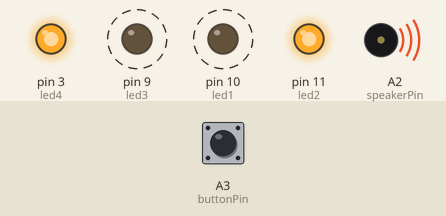
This sketch was run on a simulated Arduino Uno, built with avr-gcc and run on an emulated ATmega328P. Shown: output pins drawn as LEDs (lit = HIGH), buzzer (waves = sounding). Dashed ring = blinking. The test bench sets the inputs (shaded band); at power-on: A3 (buttonPin) HIGH.

Above: at 1.2 s.
1.3 s: A3 (buttonPin) pulled LOW for 0.3 s
At 2.9 s:
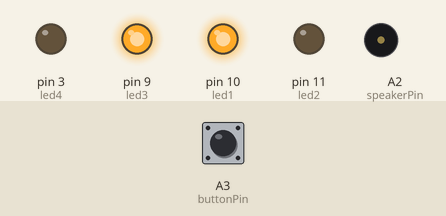
3.3 s: A3 (buttonPin) pulled LOW for 1 s
At 5.18 s:
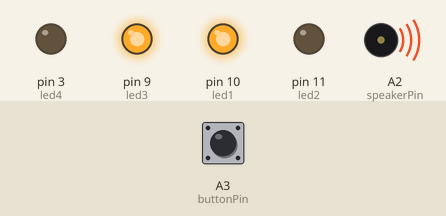
6.3 s: A3 (buttonPin) pulled LOW for 3.2 s
At 10.1 s:
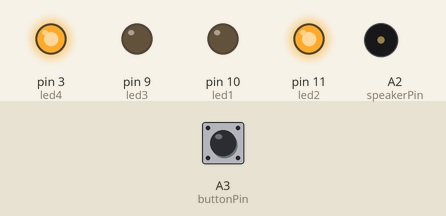
Timing chart, 0 to 11.6 s (numbered marks = the images above; inputs shaded):
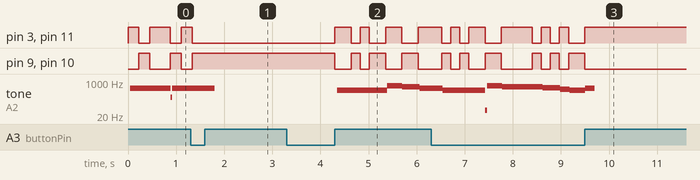

Measured:
- after the input at 1.3 s, pin 3 (led4), pin 11 (led2): goes on until 1.3 s, then stays LOW; pin 9 (led3), pin 10 (led1): goes on until 1.3 s, then stays HIGH
- after the input at 3.3 s, pin 3 (led4): goes HIGH 0.34 s, LOW 0.19 s, HIGH 0.19 s, LOW 0.34 s, HIGH 0.34 s, LOW 0.34 s, then HIGH, starting after 1.0 s; pin 9 (led3): goes LOW 0.34 s, HIGH 0.19 s, LOW 0.19 s, HIGH 0.34 s, LOW 0.34 s, HIGH 0.34 s, then LOW, starting after 1.0 s
- by itself, pin 9 (led3), pin 10 (led1): alternates HIGH for 0.23 s and LOW for 0.43 s

The sketch:

Christmas_Jumper.ino
```cpp
// (licence header left out)
// Variables to store the pin numbers
int speakerPin = A2;
int buttonPin = A3;
int led1 = 10;
int led2 = 11;
int led3 = 9;
int led4 = 3;

int buttonState = LOW;
boolean buttonClear = true;
int songChoice = 0;
int ledPattern = true;

/* Smaller value -> all tunes play faster; bigger -> slower. Recommend you don't change this, but
instead use playTune() to pass different beatLength values to parseTune() for different songs */
const int beatLength = 50;

// Generate a tone by passing a square wave of a certain period to the buzzer
void playTone(int tone, int duration) {
  for (long i = 0; i < duration * 1000L; i += tone * 2) {
    digitalWrite(speakerPin, HIGH);
    delayMicroseconds(tone);
    digitalWrite(speakerPin, LOW);
    delayMicroseconds(tone);
  }
}

/* This works out what period, in microseconds, to use for the square wave for a given note. To calculate these,
p = ((1 / freq) * 1,000,000) / 2. We divide by 2 because the signal will be HIGH for p microseconds and then LOW
for p microseconds. Frequencies for the notes obtained from http://www.phy.mtu.edu/~suits/notefreqs.html
The range defined below covers 2 octaves from C4 (middle C, or 261.63Hz) to B5 (987.77Hz). Feel free to modify. */
void playNote(char note, int duration, boolean sharp) {
  char names[] = { 'c', 'd', 'e', 'f', 'g', 'a', 'b', 'C', 'D', 'E', 'F', 'G', 'A', 'B' };
  int tones[] = { 1915, 1700, 1519, 1432, 1275, 1136, 1014, 956, 851, 758, 716, 636, 568, 506 };

  // these are the "sharp" versions of each note e.g. the first value is for "c#"
  char names_sharp[] = { 'c', 'd', 'f', 'g', 'a', 'C', 'D', 'F', 'G', 'A' };
  int tones_sharp[] = { 1804, 1607, 1351, 1204, 1073, 902, 804, 676, 602, 536 };

  // play the tone corresponding to the note name
  if (sharp == false) {
    for (int i = 0; i < 14; i++) {
      if (names[i] == note) {
        playTone(tones[i], duration);
      }
    }
  } else {
    for (int i = 0; i < 10; i++) {
      if (names_sharp[i] == note) {
        playTone(tones_sharp[i], duration);
      }
    }
  }
}

/* Code for using a button as a start/stop toggle
Note: to stop a song half way through, you may have to hold the button down for a moment */
void updateButtonState() {
  int val = digitalRead(buttonPin);
  if (val == LOW) {
    buttonClear = true;
  } else {
    if (buttonClear == true) {
      if (buttonState == HIGH) {
        buttonState = LOW;
      } else {
        buttonState = HIGH;
      }
      buttonClear = false;
    }
  }
}

// Make the LEDs dance while playing the tune
void alternateLeds() {
  if (ledPattern) {
    digitalWrite(led1, LOW);
    digitalWrite(led2, HIGH);
    digitalWrite(led3, LOW);
    digitalWrite(led4, HIGH);
    ledPattern = false;
  } else {
    digitalWrite(led1, HIGH);
    digitalWrite(led2, LOW);
    digitalWrite(led3, HIGH);
    digitalWrite(led4, LOW);
    ledPattern = true;
  }
}

/* Take a string representing a tune and parse it to play the notes through the buzzer.
Parameters:
  char notes[]: a string that represents the notes of the song. The grammar for parsing the string is described at the top of this file.
  int beatLength: changes the tempo. Smaller value -> quicker; bigger -> slower
  boolean loopSong: if true, the song will loop indefinitely (until you press the microswitch)
*/
void parseTune(char notes[], int beatLength) {
  boolean play = true;

  // 1 iteration of this loop == 1 note played
  for (int i = 0; notes[i] != '.' && play; i++) { // stop iteration if '.' is the next char
    updateButtonState();
    if (buttonState == LOW) { // For every note, check to see if the button has been pressed to stop the tune
      play = false;
    } else {
      if (notes[i] == ',') { // ',' signifies a rest

        // Look at the number (max. 2 digits) following from the ',' to work out the duration of the rest
        char len[3];
        int count = 0;
        while (notes[i+1] >= '0' && notes[i+1] <= '9' && count < 2) {
          len[count] = notes[i+1];
          count++;
          i++;
        }
        len[count] = '\0';
        int duration = atoi(len);

        delay(duration * beatLength); // rest duration
      } else { // play the next note, represented by a series of characters e.g. 'c4', 'a#12'
        alternateLeds(); // alternate the LEDs every note to make them "dance"
        char note = notes[i];
        boolean sharp;

        // if the next character is a '#' then we must make the note a sharp
        if (notes[i+1] == '#') {
          i++;
          sharp = true;
        } else {
          sharp = false;
        }

        // Look at the number (max. 2 digits) following from the note name to work out the note duration
        char len[3];
        int count = 0;
        while (notes[i+1] >= '0' && notes[i+1] <= '9' && count < 2) {
          len[count] = notes[i+1];
          count++;
          i++;
        }
        len[count] = '\0';
        int duration = atoi(len);

        playNote(note, duration * beatLength, sharp);
      }

      delay(beatLength / 2); // pause between notes
    }
  }
}

// Write your tunes in here using the grammar described at the top of this file.
void playTune (int tune) {
  if (tune == 0) { // Jingle Bells
    char notes[] = "b4b4b8b4b4b8b4D4g6a2b12,4C4C4C6C2C4b4b4b2b2b4a4a4b4a8D8b4b4b8b4b4b8b4D4g6a2b12,4,C4C4C6C2C4b4b4b2b2D4D4C4a4g12,8.";
    parseTune(notes, beatLength);
  } else if (tune == 1) { // The Holly and the Ivy
    char notes[] = "g4g2g2g4E4D4b6g2g2g2g4E4D8D2C2b2a2g4b2b2e2e2d4g2a2b2C2b4a4g8,8.";
    parseTune(notes, beatLength * 1.50);
  } else if (tune == 2) { // We Wish You a Merry Christmas
    char notes[] = "d4g4g2a2g2f#2e4c4e4a4a2b2a2g2f#4d4f#4b4b2C2b2a2g4e4d2d2e4a4f#4g8,8.";
    parseTune(notes, beatLength * 1.25);
  } else if (tune == 3) { // Deck the Halls
    char notes[] = "D6C2b4a4g4a4b4g4a2b2C2a2b6a2g4f#4g6,2D6C2b4a4g4a4b4g4a2b2C2a2b6a2g4f#4g6,2a6b2C4a4b6C2D4a4b2C#2D4E2F#2G4F#4E4D6,2D6C2b4a4g4a4b4g4E2E2E2E2D6C2b4a4g8,8.";
    parseTune(notes, beatLength);
  }
}

// Sets up the pins
void setup() {
  pinMode(speakerPin, OUTPUT);
  pinMode(buttonPin, INPUT);
  pinMode(led1, OUTPUT);
  pinMode(led2, OUTPUT);
  pinMode(led3, OUTPUT);
  pinMode(led4, OUTPUT);
  digitalWrite(buttonPin, HIGH);
}

void loop() {
  /* Start off playing the first tune.
  Each button press played after a tune has ended plays the next song in the sequence (circular).
  To stop a tune press the button when it is playing. */

  updateButtonState();
  if (buttonState == HIGH) {
    playTune(songChoice);
    songChoice++;
    if(songChoice == 4) {
     songChoice == 0;
    }
  }
}
```
